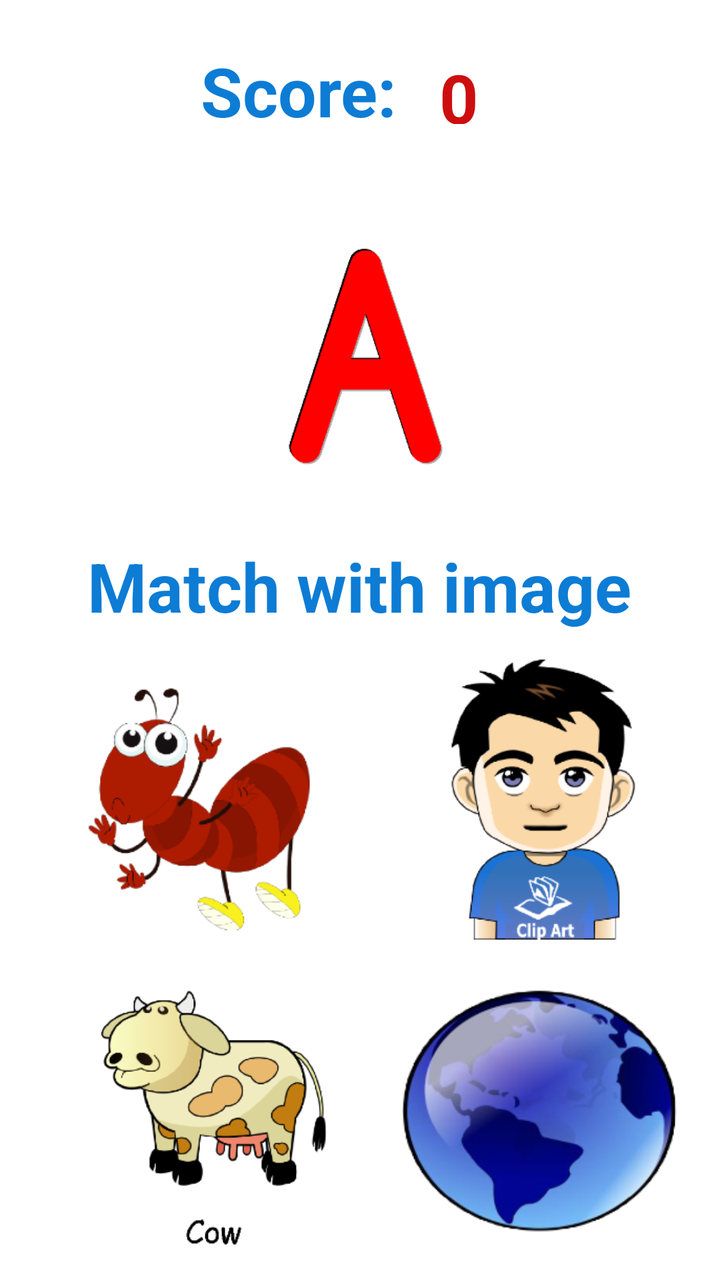
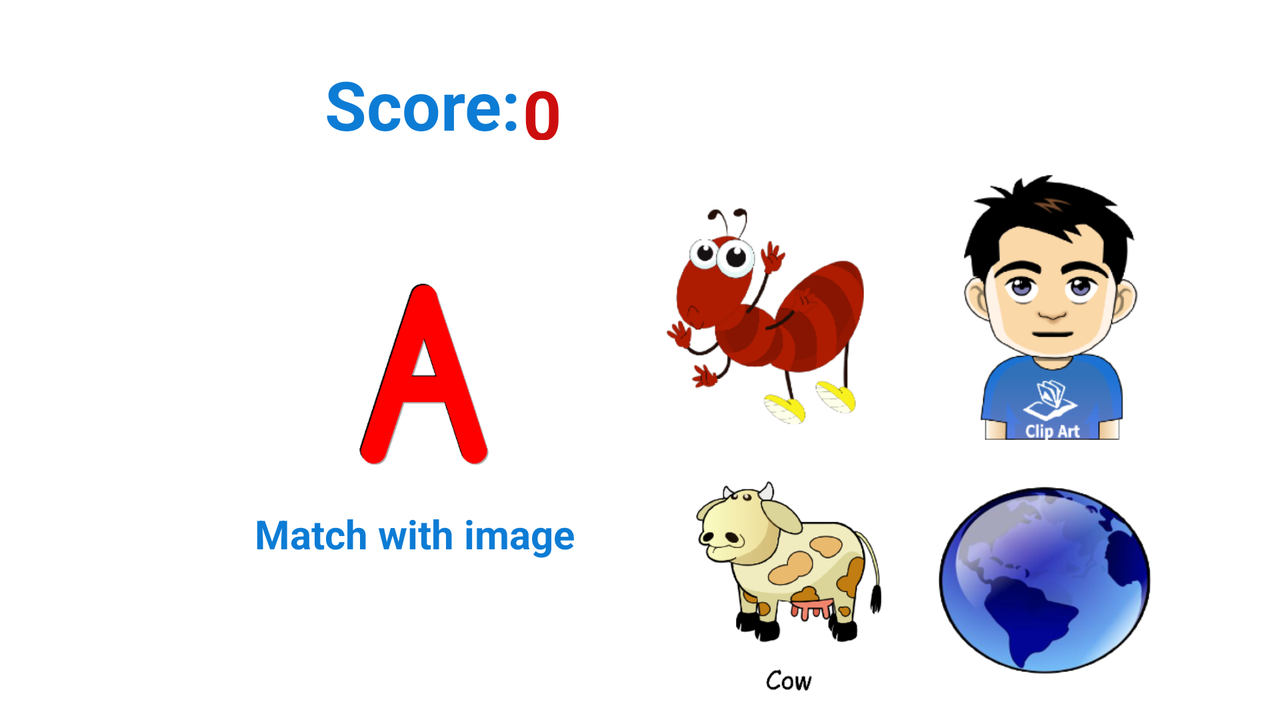

One screen, two layout resources from the same app: the default and the repository's alternative for another configuration. Each is rendered where Android would select it; the XML of both is given below.
<!-- AndroidManifest.xml: application theme Theme.LearnAlphabets -->
<!-- res/layout/activity_take_test.xml -->
<?xml version="1.0" encoding="utf-8"?>
<androidx.constraintlayout.widget.ConstraintLayout xmlns:android="http://schemas.android.com/apk/res/android"
    xmlns:app="http://schemas.android.com/apk/res-auto"
    xmlns:tools="http://schemas.android.com/tools"
    android:layout_width="match_parent"
    android:layout_height="match_parent"
    tools:context=".TakeTest">

    <TextView
        android:id="@+id/textView3"
        android:layout_width="299dp"
        android:layout_height="75dp"
        android:layout_marginTop="8dp"
        android:gravity="center"
        android:text="Score:"
        android:textColor="#0D7CD5"
        android:textSize="34sp"
        android:textStyle="bold"
        app:layout_constraintBottom_toBottomOf="parent"
        app:layout_constraintEnd_toEndOf="parent"
        app:layout_constraintHorizontal_bias="0.0"
        app:layout_constraintStart_toStartOf="parent"
        app:layout_constraintTop_toTopOf="parent"
        app:layout_constraintVertical_bias="0.0" />

    <ImageView
        android:id="@+id/Letter"
        android:layout_width="142dp"
        android:layout_height="119dp"
        android:layout_marginStart="116dp"
        android:layout_marginTop="142dp"
        android:layout_marginEnd="117dp"
        android:layout_marginBottom="16dp"
        app:layout_constraintBottom_toTopOf="@+id/textView"
        app:layout_constraintEnd_toEndOf="parent"
        app:layout_constraintStart_toStartOf="parent"
        app:layout_constraintTop_toTopOf="parent"
        app:srcCompat="@drawable/a_letter" />

    <TextView
        android:id="@+id/textView"
        android:layout_width="332dp"
        android:layout_height="66dp"
        android:layout_marginTop="8dp"
        android:layout_marginBottom="329dp"
        android:gravity="center"
        android:text="Match with image"
        android:textColor="#0D7CD5"
        android:textSize="34sp"
        android:textStyle="bold"
        app:layout_constraintBottom_toBottomOf="parent"
        app:layout_constraintEnd_toEndOf="parent"
        app:layout_constraintHorizontal_bias="0.493"
        app:layout_constraintStart_toStartOf="parent"
        app:layout_constraintTop_toBottomOf="@+id/Letter" />

    <LinearLayout
        android:id="@+id/linearLayout2"
        android:layout_width="320dp"
        android:layout_height="145dp"
        android:layout_marginStart="1dp"
        android:layout_marginTop="1dp"
        android:layout_marginEnd="1dp"
        android:layout_marginBottom="1dp"
        android:orientation="horizontal"
        app:layout_constraintBottom_toTopOf="@+id/linearLayout"
        app:layout_constraintEnd_toEndOf="parent"
        app:layout_constraintStart_toStartOf="parent"
        app:layout_constraintTop_toBottomOf="@+id/textView">

        <ImageView
            android:id="@+id/option1"
            android:layout_width="212dp"
            android:layout_height="wrap_content"
            android:layout_weight="1"
            android:onClick="onClick"
            app:srcCompat="@drawable/ant" />

        <ImageView
            android:id="@+id/option2"
            android:layout_width="wrap_content"
            android:layout_height="wrap_content"
            android:layout_weight="1"
            android:onClick="onClick"
            app:srcCompat="@drawable/boy" />
    </LinearLayout>

    <LinearLayout
        android:id="@+id/linearLayout"
        android:layout_width="328dp"
        android:layout_height="165dp"
        android:layout_marginStart="1dp"
        android:layout_marginTop="1dp"
        android:layout_marginEnd="1dp"
        android:layout_marginBottom="1dp"
        android:orientation="horizontal"
        app:layout_constraintBottom_toBottomOf="parent"
        app:layout_constraintEnd_toEndOf="parent"
        app:layout_constraintStart_toStartOf="parent"
        app:layout_constraintTop_toBottomOf="@+id/linearLayout2">

        <ImageView
            android:id="@+id/option3"
            android:layout_width="173dp"
            android:layout_height="match_parent"
            android:layout_weight="1"
            android:onClick="onClick"
            app:srcCompat="@drawable/cow" />

        <ImageView
            android:id="@+id/option4"
            android:layout_width="157dp"
            android:layout_height="match_parent"
            android:layout_weight="1"
            android:onClick="onClick"
            app:srcCompat="@drawable/earth" />
    </LinearLayout>

    <TextView
        android:id="@+id/Score"
        android:layout_width="93dp"
        android:layout_height="36dp"
        android:text="0"
        android:textColor="#CD0E0E"
        android:textSize="34sp"
        android:textStyle="bold"
        app:layout_constraintBottom_toBottomOf="@+id/textView3"
        app:layout_constraintEnd_toEndOf="parent"
        app:layout_constraintHorizontal_bias="0.823"
        app:layout_constraintStart_toStartOf="parent"
        app:layout_constraintTop_toTopOf="parent"
        app:layout_constraintVertical_bias="0.553" />

</androidx.constraintlayout.widget.ConstraintLayout>
<!-- resources referenced by this layout -->
<resources>
  <!-- drawable a_letter: png bitmap (drawable, 5934 bytes) -->
  <!-- drawable ant: png bitmap (drawable, 21391 bytes) -->
  <!-- drawable boy: png bitmap (drawable, 26519 bytes) -->
  <!-- drawable cow: png bitmap (drawable, 25637 bytes) -->
  <!-- drawable earth: png bitmap (drawable, 45621 bytes) -->
  <style name="Theme.LearnAlphabets" parent="Theme.MaterialComponents.DayNight.DarkActionBar">
          
          <item name="colorPrimary">@color/purple_500</item>
          <item name="colorPrimaryVariant">@color/purple_700</item>
          <item name="colorOnPrimary">@color/white</item>
          
          <item name="colorSecondary">@color/teal_200</item>
          <item name="colorSecondaryVariant">@color/teal_700</item>
          <item name="colorOnSecondary">@color/black</item>
          
          <item name="android:statusBarColor" tools:targetApi="l">?attr/colorPrimaryVariant</item>
          
      </style>
</resources>
<!-- res/layout-land/activity_take_test.xml (the repository's variant of the layout above) -->
<!-- drawn on the phone turned sideways -->
<?xml version="1.0" encoding="utf-8"?>
<androidx.constraintlayout.widget.ConstraintLayout xmlns:android="http://schemas.android.com/apk/res/android"
    xmlns:app="http://schemas.android.com/apk/res-auto"
    xmlns:tools="http://schemas.android.com/tools"
    android:layout_width="match_parent"
    android:layout_height="match_parent"
    tools:context=".TakeTest">

    <TextView
        android:id="@+id/textView3"
        android:layout_width="299dp"
        android:layout_height="75dp"
        android:layout_marginTop="8dp"
        android:gravity="center"
        android:text="Score:"
        android:textColor="#0D7CD5"
        android:textSize="34sp"
        android:textStyle="bold"
        app:layout_constraintBottom_toBottomOf="parent"
        app:layout_constraintEnd_toEndOf="parent"
        app:layout_constraintHorizontal_bias="0.182"
        app:layout_constraintStart_toStartOf="parent"
        app:layout_constraintTop_toTopOf="parent"
        app:layout_constraintVertical_bias="0.024" />

    <ImageView
        android:id="@+id/Letter"
        android:layout_width="128dp"
        android:layout_height="100dp"
        android:layout_marginStart="116dp"
        android:layout_marginTop="142dp"
        android:layout_marginEnd="117dp"
        android:layout_marginBottom="16dp"
        app:layout_constraintBottom_toTopOf="@+id/textView"
        app:layout_constraintEnd_toEndOf="parent"
        app:layout_constraintHorizontal_bias="0.105"
        app:layout_constraintStart_toStartOf="parent"
        app:layout_constraintTop_toTopOf="parent"
        app:layout_constraintVertical_bias="0.325"
        app:srcCompat="@drawable/a_letter" />

    <TextView
        android:id="@+id/textView"
        android:layout_width="263dp"
        android:layout_height="58dp"
        android:layout_marginBottom="64dp"
        android:gravity="center"
        android:text="Match with image"
        android:textColor="#0D7CD5"
        android:textSize="20sp"
        android:textStyle="bold"
        app:layout_constraintBottom_toBottomOf="parent"
        app:layout_constraintEnd_toEndOf="parent"
        app:layout_constraintHorizontal_bias="0.202"
        app:layout_constraintStart_toStartOf="parent" />

    <LinearLayout
        android:id="@+id/linearLayout2"
        android:layout_width="263dp"
        android:layout_height="137dp"
        android:layout_marginEnd="60dp"
        android:layout_marginBottom="1dp"
        android:orientation="horizontal"
        app:layout_constraintBottom_toTopOf="@+id/linearLayout"
        app:layout_constraintEnd_toEndOf="parent">

        <ImageView
            android:id="@+id/option1"
            android:layout_width="212dp"
            android:layout_height="wrap_content"
            android:layout_weight="1"
            android:onClick="onClick"
            app:srcCompat="@drawable/ant" />

        <ImageView
            android:id="@+id/option2"
            android:layout_width="wrap_content"
            android:layout_height="wrap_content"
            android:layout_weight="1"
            android:onClick="onClick"
            app:srcCompat="@drawable/boy" />
    </LinearLayout>

    <LinearLayout
        android:id="@+id/linearLayout"
        android:layout_width="258dp"
        android:layout_height="136dp"
        android:layout_marginEnd="60dp"
        android:layout_marginBottom="1dp"
        android:orientation="horizontal"
        app:layout_constraintBottom_toBottomOf="parent"
        app:layout_constraintEnd_toEndOf="parent">

        <ImageView
            android:id="@+id/option3"
            android:layout_width="173dp"
            android:layout_height="match_parent"
            android:layout_weight="1"
            android:onClick="onClick"
            app:srcCompat="@drawable/cow" />

        <ImageView
            android:id="@+id/option4"
            android:layout_width="157dp"
            android:layout_height="match_parent"
            android:layout_weight="1"
            android:onClick="onClick"
            app:srcCompat="@drawable/earth" />
    </LinearLayout>

    <TextView
        android:id="@+id/Score"
        android:layout_width="93dp"
        android:layout_height="36dp"
        android:text="0"
        android:textColor="#CD0E0E"
        android:textSize="34sp"
        android:textStyle="bold"
        app:layout_constraintBottom_toBottomOf="@+id/textView3"
        app:layout_constraintEnd_toEndOf="parent"
        app:layout_constraintHorizontal_bias="0.478"
        app:layout_constraintStart_toStartOf="parent"
        app:layout_constraintTop_toTopOf="parent"
        app:layout_constraintVertical_bias="0.636" />

</androidx.constraintlayout.widget.ConstraintLayout>
